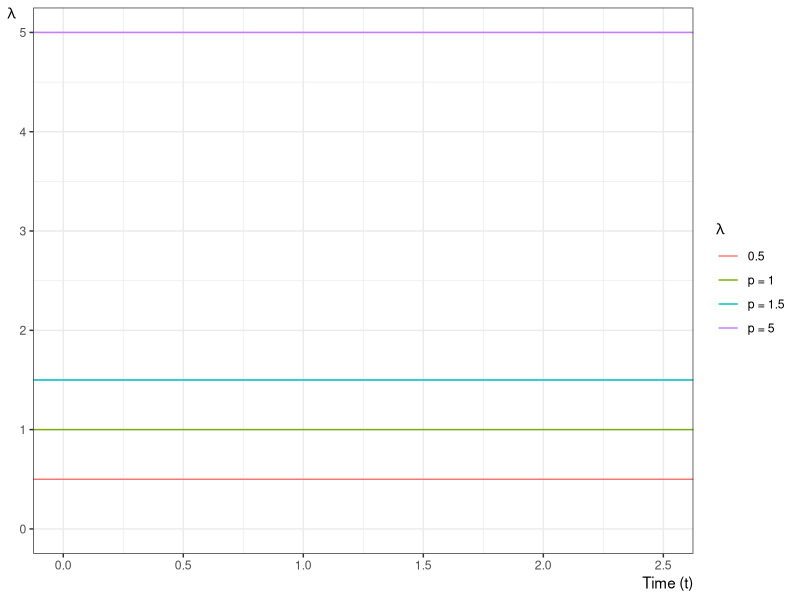

This figure's R source:
## ---- chunk 1
#| fig-cap: "Examples of hazard functions for exponential distributions"
#| label: fig-exp-hazard
library(ggplot2)
ggplot() +
  geom_hline(
    aes(col = "0.5", yintercept = 0.5)
  ) +
  geom_hline(
    aes(col = "p = 1", yintercept = 1)
  ) +
  geom_hline(
    aes(col = "p = 1.5", yintercept = 1.5)
  ) +
  geom_hline(
    aes(col = "p = 5", yintercept = 5)
  ) +
  theme_bw() +
  ylab(expr(lambda)) +
  ylim(0, 5) +
  guides(col = guide_legend(title = expr(lambda))) +
  xlab("Time (t)") +
  xlim(0, 2.5) +
  theme(
    axis.title.x =
      element_text(
        angle = 0,
        vjust = 1,
        hjust = 1
      ),
    axis.title.y =
      element_text(
        angle = 0,
        vjust = 1,
        hjust = 1
      )
  )
